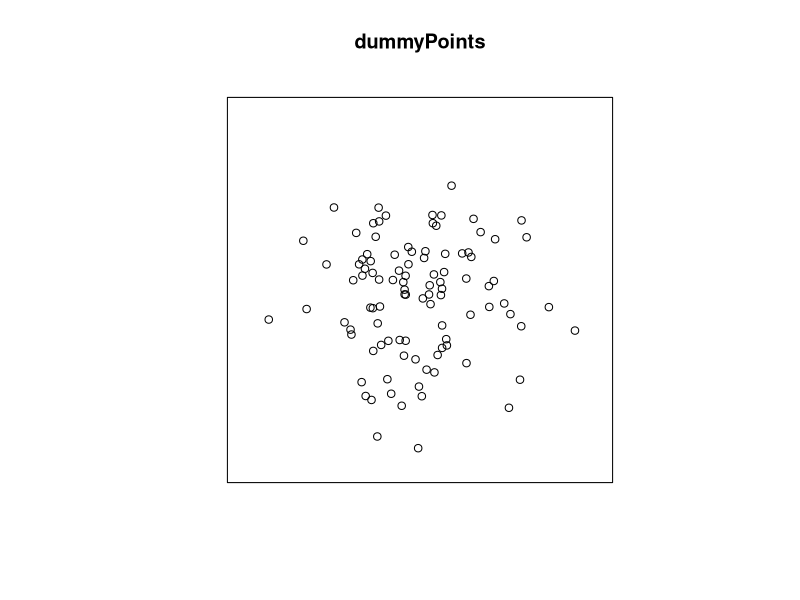
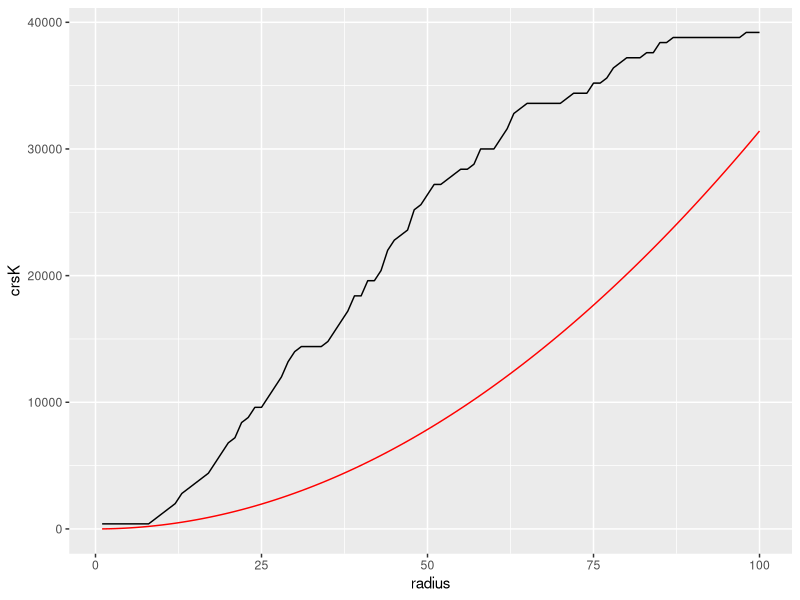
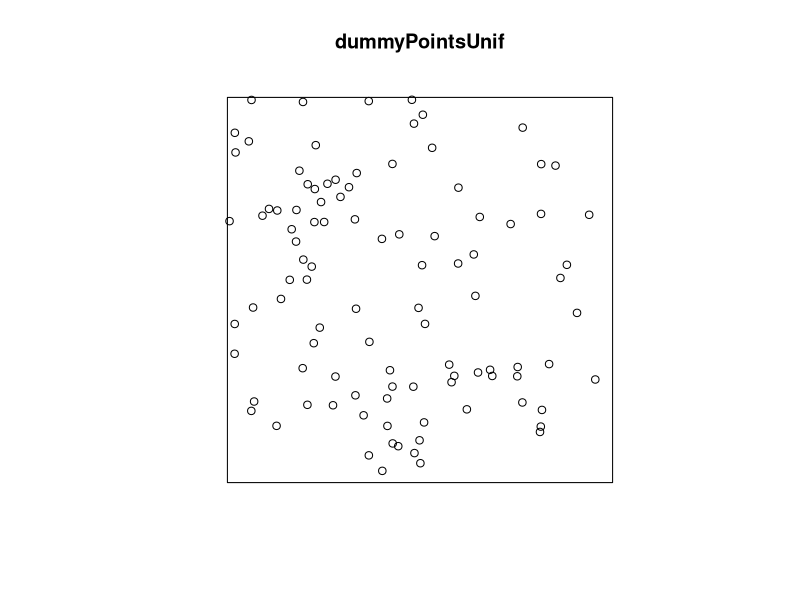
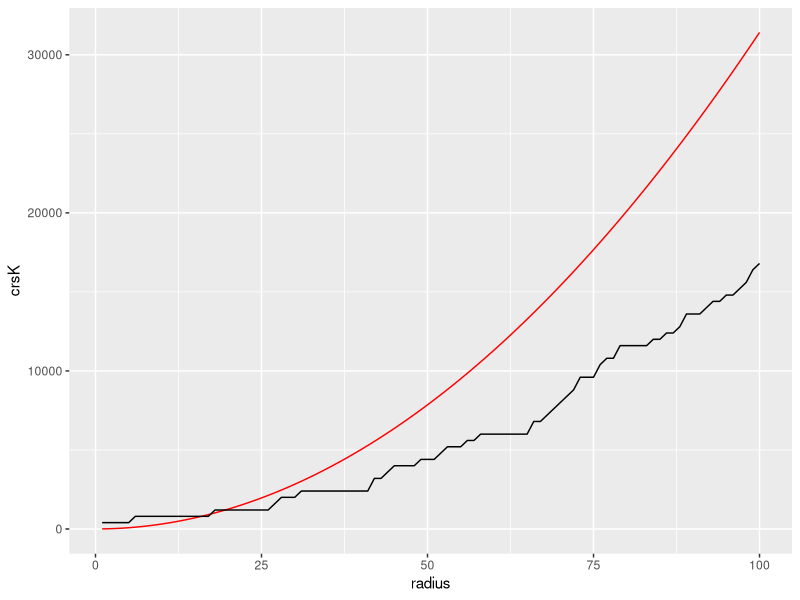

The R script that drew these images, in order:
#===================================Point patterns with Ripley's K====================
#This script creates two point patterns, one clustered and one uniform and builds
#a function to compute and plot Ripley's K for each

#load spatstat,sf and ggplot

library(spatstat)
library(ggplot2)
library(sf)

#First build a clustered point pattern. We can do this simply by generating random x and y coordinates
#drawn from the same normal distribution for each (this means tha values for x and y will tend towards the mean so we can be sure of a clumped patter)

#set seed value for reproduceability
set.seed(9)
x <- rnorm(100, 100, 30)
y <- rnorm(100, 100, 30)

#create point pattern within a 200 by 200 unit square
dummyPoints <- ppp(x = x, y = y, window = square(200))

#plot
plot(dummyPoints)
points=dummyPoints

#create series of radii
r=1:100

#function to comute Ripley's K
funRipley=function(x,points){
  
  #get the intensity of the point pattern (~denisty)
  I=intensity(points)  
  
  #create two lists, one to collect theoreteical K values (assuming complete spatial randomness - CSR) 
  csrList=list()
  #and one for the empirical K (for the actual point pattern)
  kList=list()
  
  #for loop to iterate over all points and count the number of other points within distance x
  for(i in length(points)){
    #theoretical K under CSR is just intensity times the area of a circle with radius x divided by intensity, so just pi*r^2
    csrK=pi*x^2
    
    #now create a buffer of radius x and count all points within that buffer
    
    #buffer
    buff.i=st_buffer(st_as_sf(points[i]),dist=x)
    
    #the above buffer will buffer both the point and the window - we just want the point
    buff.i=buff.i[buff.i$label=="point",]
    
    #number of points within the buffer (minus the focal point itself- that doesn't count)
    numPoints=nrow(st_as_sf(points)[buff.i,])-1
    
    #K value 
    k=numPoints/I
    
    #add theoretical K to the list
    csrList[[i]]=csrK
    #add the actual K to the other list
    kList[[i]]=k
    
    
  }
  
  df=data.frame(radius=x,crsK=mean(unlist(csrList)),empK=mean(unlist(kList)))
  
  return(df)
  
}



#Run function
dummyK=lapply(r,FUN=funRipley,points=dummyPoints)


#Collect results together
kResults=do.call("rbind",dummyK)

#plot with ggplot
ggplot(kResults)+geom_line(aes(x=radius,y=crsK),col="red")+geom_line(aes(x=radius,y=empK),col="black")


#====================Build uniform point pattern

set.seed(11)
x <- runif(100, 1, 200)
y <- runif(100, 1, 200)

#build uniform ppp
dummyPointsUnif <- ppp(x = x, y = y, window = square(200))

#inspect
plot(dummyPointsUnif)



#run the function on the uniform ppp
dummyK_Unif=lapply(r,FUN=funRipley,points=dummyPointsUnif)


#collect results
kResultsUnif=do.call("rbind",dummyK_Unif)

#plot
ggplot(kResultsUnif)+geom_line(aes(x=radius,y=crsK),col="red")+geom_line(aes(x=radius,y=empK),col="black")
